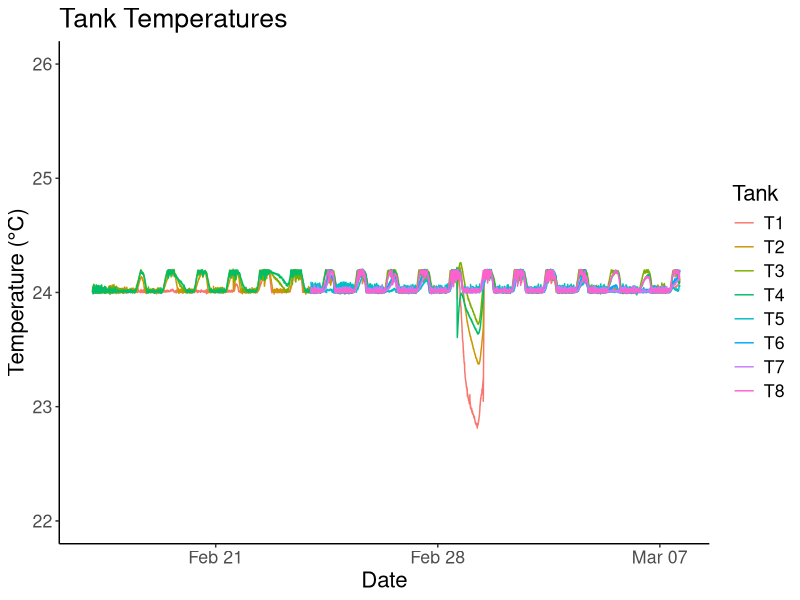
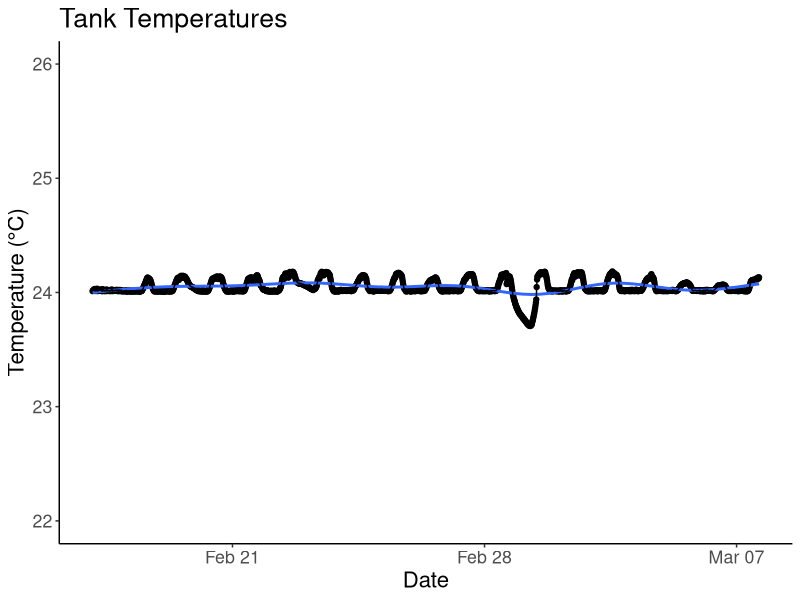
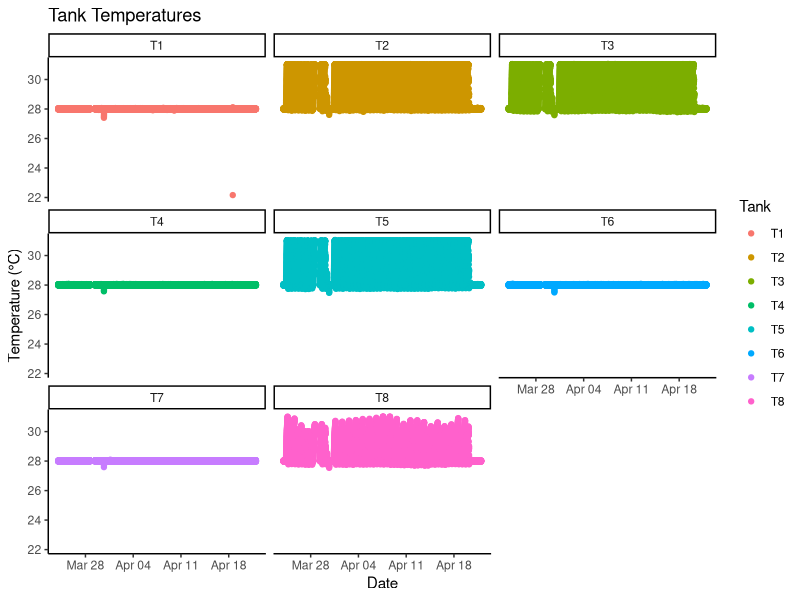
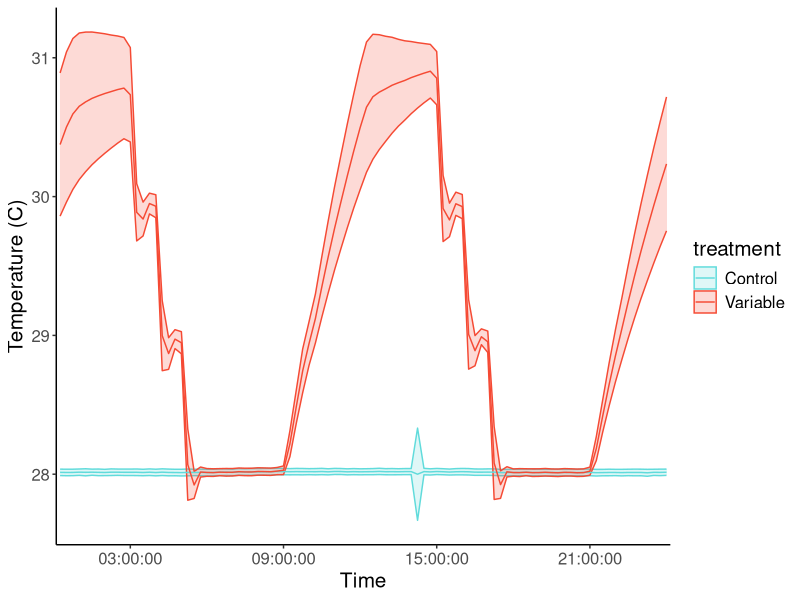
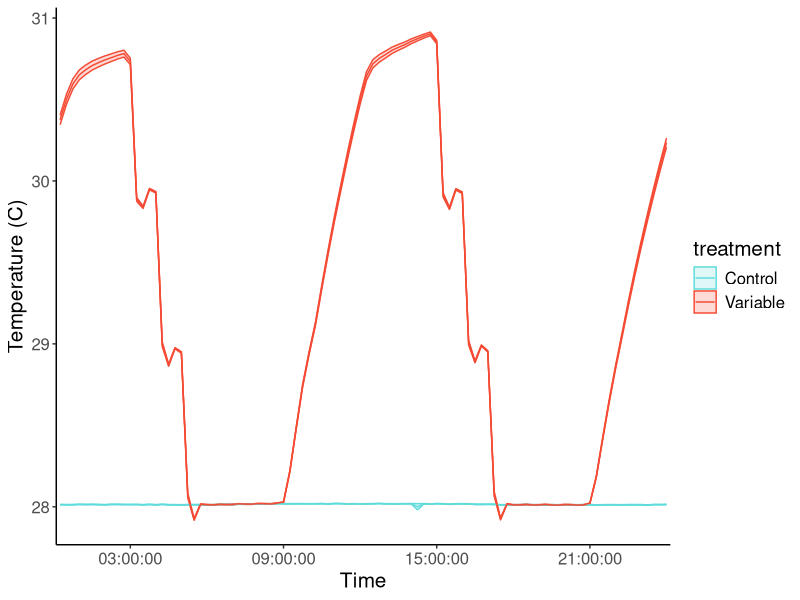
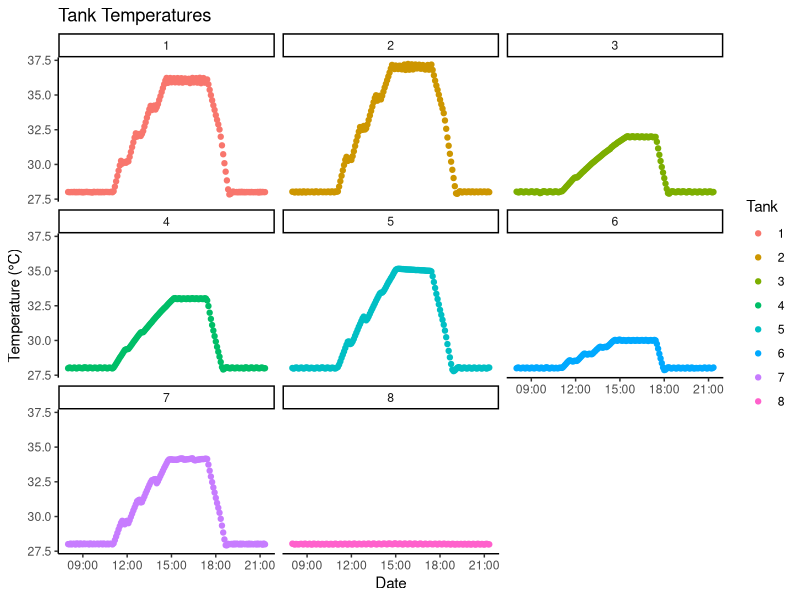
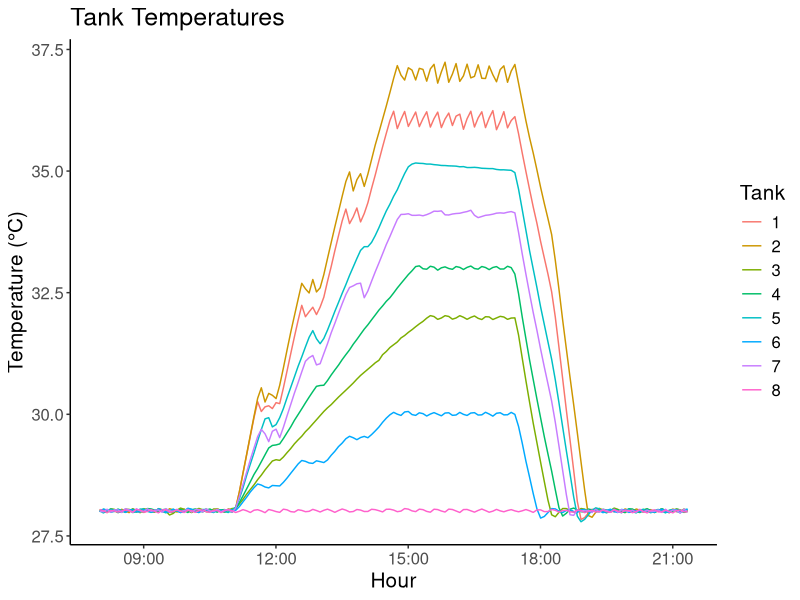
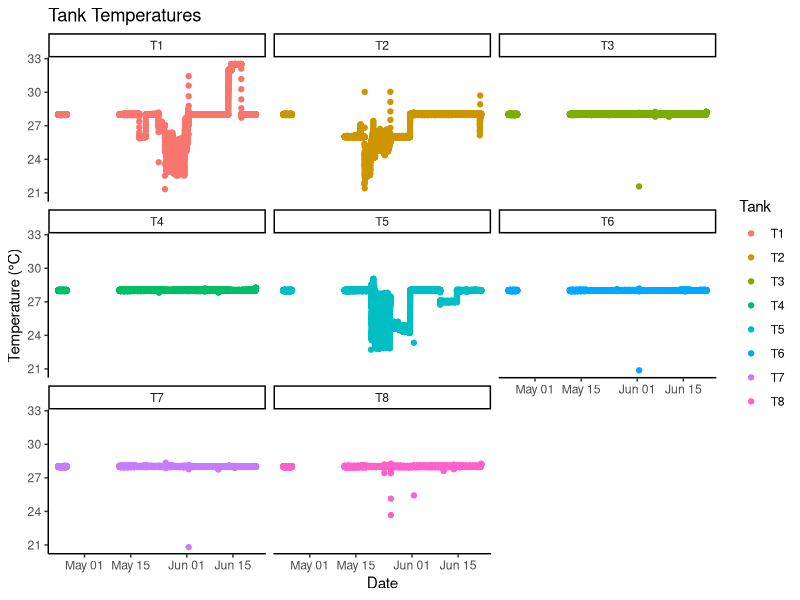

Generate these figures, in order, with R:
## ---- chunk 1
library(tidyverse)
library(plotrix) #for standard error function

feb4<- readxl::read_xlsx("Data from LabVIEW/20220204_TemperatureData edited.xlsx", col_types = c("date", "numeric", "numeric", 
        "numeric", "numeric", "numeric", 
        "numeric", "numeric", "numeric", 
        "numeric", "numeric", "numeric", 
        "numeric", "numeric", "numeric", 
        "numeric", "numeric"))
feb23 <- readxl::read_xlsx("Data from LabVIEW/20220223_TemperatureData edited.xlsx")
march7 <- readxl::read_xlsx("Data from LabVIEW/20220307_TemperatureData - Copy.xlsx")
march29 <- readxl::read_xlsx("Data from LabVIEW/20220329_TemperatureData.xlsx")
april15 <- readxl::read_xlsx("Data from LabVIEW/20220415_TemperatureData.xlsx")
april25 <-readxl::read_xlsx("Data from LabVIEW/20220425_TemperatureData (1).xlsx")
april25 <- read_csv("Data from LabVIEW/20220425_TemperatureData.csv") #had to convert to csv because dates weren't reading in correctly
  april25$Time <- lubridate::mdy_hms(april25$Time)
CBASS <- readxl::read_xlsx("Data from LabVIEW/CBASS_labview.xlsx")
may11 <- readxl::read_xlsx("Data from LabVIEW/20220511_TemperatureData.xlsx")
may20 <- readxl::read_xlsx("Data from LabVIEW/20220520_TemperatureData.xlsx")
june10 <- readxl::read_xlsx("Data from LabVIEW/20220610_TemperatureData - Copy.xlsx")
june24 <- readxl::read_xlsx("Data from LabVIEW/20220624_TemperatureData (1).xlsx")
july6 <- readxl::read_xlsx("Data from LabVIEW/20220706_TemperatureData.xlsx", 
    col_types = c("date", "numeric", "numeric", 
        "numeric", "numeric", "numeric", 
        "numeric", "numeric", "numeric", 
        "numeric", "numeric", "numeric", 
        "numeric", "numeric", "numeric", 
        "numeric", "numeric"))
july8 <- readxl::read_xlsx("Data from LabVIEW/20220708_TemperatureData edited.xlsx")
july20 <- read_csv("Data from LabVIEW/20220720_TemperatureData.csv") #had to convert to csv because dates weren't reading in correctly
  july20$Time <- lubridate::mdy_hms(july20$Time)
## ---- chunk 2
acclimation <- bind_rows(feb4, feb23) 
temptreatment<- bind_rows(march7, march29, april15) #treatment started march 24 and ended april 20
  temptreatment %>% filter(Time >= as.Date("2022-03-24") & Time <= as.Date("2022-04-22")) -> temptreatment
CBASS #april 22
recovery <- bind_rows(april15, april25, may11, may20, june10) #recovery started april 23 and ended june 21
  recovery %>% filter(Time >= as.Date("2022-04-23") & Time <= as.Date("2022-06-22")) -> recovery
heatstressassay <- bind_rows(june10, june24, july6, july8, july20) #ramp up started june 21
## ---- chunk 3
#tanks 1-4 had Pclivosa in them since Feb 4, so they were maintained at 24 C. Tanks 5-8 didn't get Acer until Feb 24, so that's why their temps fluctuate before then.
#need to remove tank temps for tanks 5-8 for dates before feb 24 and before feb 17 for tanks 1-4
#ended up doing this manually in Excel

acclimation %>% 
  filter(Time >= as.Date("2022-02-17")) %>% 
  dplyr::select(Time:T8) %>% 
  pivot_longer(T1:T8, names_to="Tank", values_to ="Temp") %>% 
  ggplot(data = .,
       aes(x = Time, y = Temp, color = Tank)) +
  geom_line() + 
  theme_classic() +
  labs(title = "Tank Temperatures",
       y = "Temperature (°C)",
       x = "Date") +
  scale_y_continuous(limits = c(22, 26)) +
  theme(text = element_text(size = 16)) #all font sizes
## ---- chunk 4
#need to clean up this graph,summarize all the tanks together
acclimation$Time <- lubridate::round_date(acclimation$Time, unit = "15 min")

acclimation %>% 
  filter(Time >= as.Date("2022-02-17")) %>% 
  dplyr::select(Time:T8) %>% 
  pivot_longer(T1:T8, names_to="Tank", values_to ="Temp") %>% 
  drop_na(Temp) %>% 
  dplyr::group_by(Time) %>% 
  dplyr::summarise(avg_temp = mean(Temp), se = std.error(Temp)) %>% 
  ggplot(., aes(x=Time, y=avg_temp)) + 
  geom_point() +
  geom_smooth() +
  theme_classic() +
   geom_line() +
  labs(title = "Tank Temperatures",
       y = "Temperature (°C)",
       x = "Date") +
  scale_y_continuous(limits = c(22, 26)) +
  theme(text = element_text(size = 16)) #all font sizes
## ---- chunk 5
#all tanks separated
temptreatment %>% 
  dplyr::select(Time:T8) %>% 
  pivot_longer(T1:T8, names_to="Tank", values_to ="Temp") %>% 
  ggplot(data = .,
       aes(x = Time, y = Temp, color = Tank)) +
  geom_point() + 
  theme_classic() +
  facet_wrap(~Tank) +
  labs(title = "Tank Temperatures",
       y = "Temperature (°C)",
       x = "Date")
## ---- chunk 6
#summary figure of average tank temp during 24-hr period over the 28 days
temptreatment$Time <- lubridate::round_date(temptreatment$Time, unit = "15 min")

temptreatment %>% 
  filter(Time >= "2022-03-24 09:00:00") %>% 
  filter(Time <= "2022-04-20 09:00:00") %>% 
    #remove tissue sampling time points because during those times, you modified the tank temps to all hold at  28 C
  filter(!Time >= "2022-03-30 09:00:00" | !Time <= "2022-03-31 09:00:00") %>% 
  dplyr::select(Time:T8) %>% 
  pivot_longer(T1:T8, names_to="Tank", values_to ="Temp") %>% 
  tidyr::separate(Time, c("Date", "Time"), sep = "\\ ") %>% 
  mutate(treatment = case_when(Tank == "T1" ~ "control",
                               Tank == "T2" ~ "variable",
                               Tank == "T3" ~ "variable",
                               Tank == "T4" ~ "control",
                               Tank == "T5" ~ "variable", 
                               Tank == "T6" ~ "control",
                               Tank == "T7" ~ "control",
                               Tank == "T8" ~ "variable")) %>% 
  dplyr::group_by(Time, treatment) %>% 
  dplyr::summarise(avg_temp = mean(Temp), sd = sd(Temp)) %>% 
  ggplot(., aes(x=Time, y=avg_temp, color = treatment)) + 
  theme_classic() +
  geom_ribbon(aes(fill=treatment, group = treatment, ymin = avg_temp - sd, ymax = avg_temp + sd), alpha = 0.2) +
   geom_line(aes(group = treatment)) +
  scale_x_discrete(breaks = c("03:00:00", "09:00:00", "15:00:00", "21:00:00")) +
  labs(y="Temperature (C)") +
  scale_color_manual(labels=c("Control", "Variable"), values = c( "#60DBDB", "#F54A34"))+
  scale_fill_manual(labels=c("Control", "Variable"), values = c( "#60DBDB", "#F54A34")) +
  theme(text = element_text(size = 15)) 
## ---- chunk 7
#with standard error instead of standard deviation

temptreatment %>% 
  filter(Time >= "2022-03-24 09:00:00") %>% 
  filter(Time <= "2022-04-20 09:00:00") %>% 
    #remove tissue sampling time points because during those times, you modified the tank temps to all hold at  28 C
  filter(!Time >= "2022-03-30 09:00:00" | !Time <= "2022-03-31 09:00:00") %>% 
  dplyr::select(Time:T8) %>% 
  pivot_longer(T1:T8, names_to="Tank", values_to ="Temp") %>% 
  tidyr::separate(Time, c("Date", "Time"), sep = "\\ ") %>% 
  mutate(treatment = case_when(Tank == "T1" ~ "control",
                               Tank == "T2" ~ "variable",
                               Tank == "T3" ~ "variable",
                               Tank == "T4" ~ "control",
                               Tank == "T5" ~ "variable", 
                               Tank == "T6" ~ "control",
                               Tank == "T7" ~ "control",
                               Tank == "T8" ~ "variable")) %>% 
  dplyr::group_by(Time, treatment) %>% 
  dplyr::summarise(avg_temp = mean(Temp), se = std.error(Temp)) %>% 
  ggplot(., aes(x=Time, y=avg_temp, color = treatment)) + 
  theme_classic() +
  geom_ribbon(aes(fill=treatment, group = treatment, ymin = avg_temp - se, ymax = avg_temp + se), alpha = 0.2) +
   geom_line(aes(group = treatment)) +
  scale_x_discrete(breaks = c("03:00:00", "09:00:00", "15:00:00", "21:00:00")) +
  labs(y="Temperature (C)") +
  scale_color_manual(labels=c("Control", "Variable"), values = c( "#60DBDB", "#F54A34"))+
  scale_fill_manual(labels=c("Control", "Variable"), values = c( "#60DBDB", "#F54A34")) +
  theme(text = element_text(size = 15)) 
## ---- chunk 8
CBASS %>% 
  dplyr::select(Time:`8`) %>% 
  pivot_longer(`1`:`8`, names_to="Tank", values_to ="Temp") %>% 
  ggplot(data = .,
       aes(x = Time, y = Temp, color = Tank)) +
  geom_point() + 
  theme_classic() +
  facet_wrap(~Tank) +
  labs(title = "Tank Temperatures",
       y = "Temperature (°C)",
       x = "Date")
## ---- chunk 9
CBASS %>% 
  dplyr::select(Time:`8`) %>% 
  pivot_longer(`1`:`8`, names_to="Tank", values_to ="Temp") %>% 
  ggplot(data = .,
       aes(x = Time, y = Temp, color = Tank)) +
  geom_line() + 
  theme_classic() +
  labs(title = "Tank Temperatures",
       y = "Temperature (°C)",
       x = "Hour") +
  theme(text = element_text(size = 15)) 
## ---- chunk 10
recovery %>% 
  dplyr::select(Time:T8) %>% 
  pivot_longer(T1:T8, names_to="Tank", values_to ="Temp") %>% 
  ggplot(data = .,
       aes(x = Time, y = Temp, color = Tank)) +
  geom_point() + 
  theme_classic() +
  facet_wrap(~Tank) +
  labs(title = "Tank Temperatures",
       y = "Temperature (°C)",
       x = "Date")

#not all of these tanks were used for recovery, check metadata sheet to confirm which tanks we got rid of
## ---- chunk 11
recovery %>% 
  dplyr::select(Time, T3, T4, T6, T7, T8) %>% 
  pivot_longer(T3:T8, names_to="Tank", values_to ="Temp") %>% 
  ggplot(data = .,
       aes(x = Time, y = Temp, color = Tank)) +
  geom_line() + 
  theme_classic() +
  labs(title = "Tank Temperatures",
       y = "Temperature (°C)",
       x = "Date") +
  theme(text = element_text(size = 15)) 
## ---- chunk 12
#need to clean up this graph,summarize all the tanks together
recovery$Time <- lubridate::round_date(recovery$Time, unit = "15 min")

recovery %>% 
  dplyr::filter(Time <= as.Date("2022-06-21")) %>% 
  dplyr::select(Time, T3, T4, T6, T7, T8)  %>% 
  dplyr::select(Time:T8) %>% 
  pivot_longer(T3:T8, names_to="Tank", values_to ="Temp") %>% 
  drop_na(Temp) %>% 
  dplyr::group_by(Time) %>% 
  dplyr::summarise(avg_temp = mean(Temp), se = std.error(Temp)) %>% 
  ggplot(., aes(x=Time, y=avg_temp)) + 
  geom_point() +
  geom_smooth() +
  theme_classic() +
  labs(title = "Tank Temperatures",
       y = "Temperature (°C)",
       x = "Date") +
  scale_y_continuous(limits = c(27, 29)) +
  theme(text = element_text(size = 16)) #all font sizes
## ---- chunk 13
heatstressassay %>% 
  dplyr::select(Time:T8) %>% 
  pivot_longer(T1:T8, names_to="Tank", values_to ="Temp") %>% 
  ggplot(data = .,
       aes(x = Time, y = Temp, color = Tank)) +
  geom_point() + 
  theme_classic() +
  facet_wrap(~Tank) +
  labs(title = "Tank Temperatures",
       y = "Temperature (°C)",
       x = "Date")

#was it just tanks 3, 4, and 8 that we used as the heat stress assay tanks? What was happening in tank 1?
## ---- chunk 14
heatstressassay %>% 
  dplyr::select(Time, T3, T4, T7, T8) %>% 
  pivot_longer(T3:T8, names_to="Tank", values_to ="Temp") %>% 
  ggplot(data = .,
       aes(x = Time, y = Temp, color = Tank)) +
  geom_line() + 
  theme_classic() +
  labs(title = "Tank Temperatures",
       y = "Temperature (°C)",
       x = "Date") +
  theme(text = element_text(size = 15)) 

#this is messy because each tank was "stopped" at different times, depending on when all the corals died or not. there was a dip in temps for all of them where they went back down to 28 because of human error in setting the program

#need to manually edit the Excel sheet to remove the time points once the heat-stress was completed for each tank
## ---- chunk 15
heatstressassay$Time <- lubridate::round_date(heatstressassay$Time, unit = "15 min")

heatstressassay %>% 
  dplyr::select(Time, T3, T4, T8) %>% 
  dplyr::select(Time:T8) %>% 
  pivot_longer(T3:T8, names_to="Tank", values_to ="Temp") %>% 
  drop_na(Temp) %>% 
  dplyr::group_by(Time) %>% 
  dplyr::summarise(avg_temp = mean(Temp), se = std.error(Temp)) %>% 
  ggplot(., aes(x=Time, y=avg_temp)) + 
  geom_point() +
  geom_smooth() +
  theme_classic() +
  labs(title = "Tank Temperatures",
       y = "Temperature (°C)",
       x = "Date") +
  #scale_y_continuous(limits = c(27, 29)) +
  theme(text = element_text(size = 16)) #all font sizes
